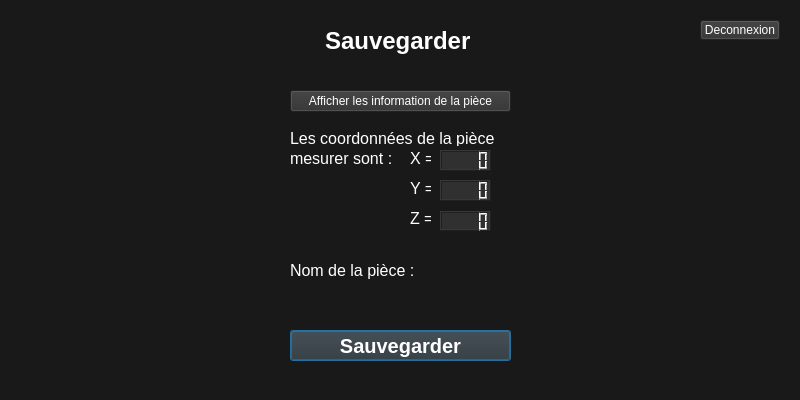
<?xml version="1.0" encoding="UTF-8"?>
<ui version="4.0">
 <class>sauvegarderpage</class>
 <widget class="QDialog" name="sauvegarderpage">
  <property name="geometry">
   <rect>
    <x>0</x>
    <y>0</y>
    <width>800</width>
    <height>400</height>
   </rect>
  </property>
  <property name="windowTitle">
   <string>Dialog</string>
  </property>
  <property name="styleSheet">
   <string notr="true">background-color:rgb(25, 25, 25)</string>
  </property>
  <widget class="QLabel" name="label">
   <property name="geometry">
    <rect>
     <x>325</x>
     <y>20</y>
     <width>161</width>
     <height>41</height>
    </rect>
   </property>
   <property name="font">
    <font>
     <pointsize>18</pointsize>
     <weight>75</weight>
     <bold>true</bold>
    </font>
   </property>
   <property name="styleSheet">
    <string notr="true">color: white;</string>
   </property>
   <property name="text">
    <string>Sauvegarder</string>
   </property>
  </widget>
  <widget class="QLabel" name="labY">
   <property name="geometry">
    <rect>
     <x>410</x>
     <y>180</y>
     <width>21</width>
     <height>16</height>
    </rect>
   </property>
   <property name="font">
    <font>
     <pointsize>12</pointsize>
    </font>
   </property>
   <property name="styleSheet">
    <string notr="true">color: white;</string>
   </property>
   <property name="text">
    <string>Y =</string>
   </property>
  </widget>
  <widget class="QLabel" name="labZ">
   <property name="geometry">
    <rect>
     <x>410</x>
     <y>210</y>
     <width>21</width>
     <height>16</height>
    </rect>
   </property>
   <property name="font">
    <font>
     <pointsize>12</pointsize>
    </font>
   </property>
   <property name="styleSheet">
    <string notr="true">color: white;</string>
   </property>
   <property name="text">
    <string>Z =</string>
   </property>
  </widget>
  <widget class="QLCDNumber" name="zLcd">
   <property name="geometry">
    <rect>
     <x>440</x>
     <y>211</y>
     <width>51</width>
     <height>20</height>
    </rect>
   </property>
   <property name="styleSheet">
    <string notr="true">background-color:rgb(48, 48, 48);
color : white;</string>
   </property>
  </widget>
  <widget class="QLabel" name="labX">
   <property name="geometry">
    <rect>
     <x>410</x>
     <y>150</y>
     <width>21</width>
     <height>16</height>
    </rect>
   </property>
   <property name="font">
    <font>
     <pointsize>12</pointsize>
    </font>
   </property>
   <property name="styleSheet">
    <string notr="true">color: white;</string>
   </property>
   <property name="text">
    <string>X =</string>
   </property>
  </widget>
  <widget class="QLCDNumber" name="xLcd">
   <property name="geometry">
    <rect>
     <x>440</x>
     <y>150</y>
     <width>51</width>
     <height>21</height>
    </rect>
   </property>
   <property name="styleSheet">
    <string notr="true">background-color:rgb(48, 48, 48);
color : white;</string>
   </property>
  </widget>
  <widget class="QLCDNumber" name="yLcd">
   <property name="geometry">
    <rect>
     <x>440</x>
     <y>180</y>
     <width>51</width>
     <height>21</height>
    </rect>
   </property>
   <property name="styleSheet">
    <string notr="true">background-color:rgb(48, 48, 48);
color : white;</string>
   </property>
  </widget>
  <widget class="QLabel" name="label_2">
   <property name="geometry">
    <rect>
     <x>290</x>
     <y>130</y>
     <width>311</width>
     <height>16</height>
    </rect>
   </property>
   <property name="font">
    <font>
     <pointsize>12</pointsize>
    </font>
   </property>
   <property name="styleSheet">
    <string notr="true">color: white;</string>
   </property>
   <property name="text">
    <string>Les coordonnées de la pièce</string>
   </property>
  </widget>
  <widget class="QLabel" name="label_3">
   <property name="geometry">
    <rect>
     <x>290</x>
     <y>150</y>
     <width>111</width>
     <height>16</height>
    </rect>
   </property>
   <property name="font">
    <font>
     <pointsize>12</pointsize>
    </font>
   </property>
   <property name="styleSheet">
    <string notr="true">color: white;</string>
   </property>
   <property name="text">
    <string>mesurer sont :</string>
   </property>
  </widget>
  <widget class="QPushButton" name="butSave">
   <property name="geometry">
    <rect>
     <x>290</x>
     <y>330</y>
     <width>221</width>
     <height>31</height>
    </rect>
   </property>
   <property name="font">
    <font>
     <pointsize>15</pointsize>
     <weight>75</weight>
     <bold>true</bold>
    </font>
   </property>
   <property name="styleSheet">
    <string notr="true">color : white;
background-color:rgb(48, 48, 48)</string>
   </property>
   <property name="text">
    <string>Sauvegarder</string>
   </property>
  </widget>
  <widget class="QPushButton" name="butDeco">
   <property name="geometry">
    <rect>
     <x>700</x>
     <y>20</y>
     <width>80</width>
     <height>20</height>
    </rect>
   </property>
   <property name="styleSheet">
    <string notr="true">color : white;
background-color:rgb(48, 48, 48)</string>
   </property>
   <property name="text">
    <string>Deconnexion</string>
   </property>
  </widget>
  <widget class="QLabel" name="labLogo">
   <property name="geometry">
    <rect>
     <x>10</x>
     <y>10</y>
     <width>51</width>
     <height>61</height>
    </rect>
   </property>
   <property name="text">
    <string/>
   </property>
  </widget>
  <widget class="QPushButton" name="affichValeur">
   <property name="geometry">
    <rect>
     <x>290</x>
     <y>90</y>
     <width>221</width>
     <height>22</height>
    </rect>
   </property>
   <property name="styleSheet">
    <string notr="true">color : white;
background-color:rgb(48, 48, 48)</string>
   </property>
   <property name="text">
    <string>Afficher les information de la pièce</string>
   </property>
  </widget>
  <widget class="QLabel" name="labPiece">
   <property name="geometry">
    <rect>
     <x>290</x>
     <y>260</y>
     <width>150</width>
     <height>21</height>
    </rect>
   </property>
   <property name="font">
    <font>
     <pointsize>12</pointsize>
    </font>
   </property>
   <property name="styleSheet">
    <string notr="true">color: white;</string>
   </property>
   <property name="text">
    <string>Nom de la pièce :</string>
   </property>
  </widget>
  <widget class="QLabel" name="labNomPiece">
   <property name="geometry">
    <rect>
     <x>290</x>
     <y>290</y>
     <width>150</width>
     <height>21</height>
    </rect>
   </property>
   <property name="font">
    <font>
     <pointsize>12</pointsize>
    </font>
   </property>
   <property name="styleSheet">
    <string notr="true">color: white;</string>
   </property>
   <property name="text">
    <string/>
   </property>
  </widget>
 </widget>
 <resources/>
 <connections/>
</ui>
